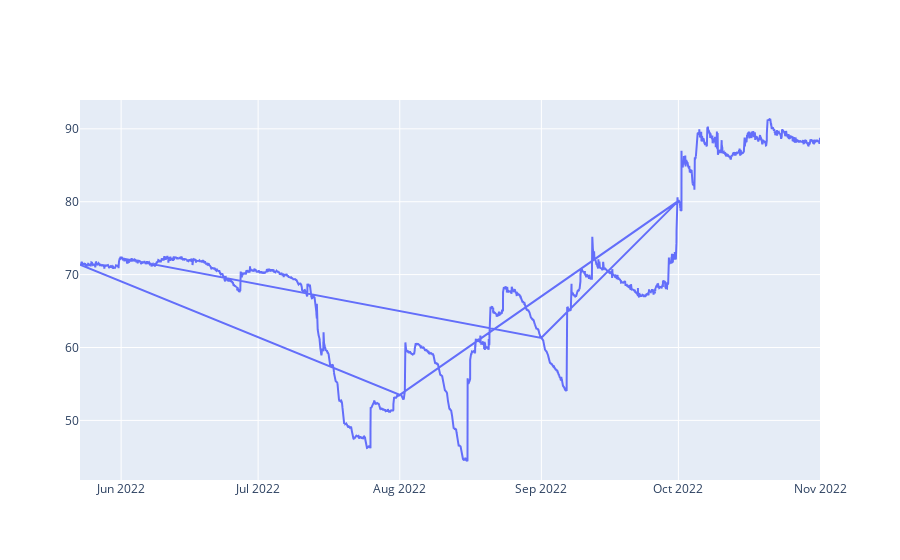

Notebook source saved alongside this figure:
### Code cell
import plotly.graph_objects as go
fig1 = go.Figure(go.Scatter(x=df.index, y=df["segment1(10-30cm)"]))

fig1.show()

### Figure 1 — Plotly figure (JSON) as saved in the notebook; plotly's stock layout.template omitted (floating-point values rounded to 4 significant figures; data arrays with more than 128 entries replaced by an {"elided": "..."} marker saying what was removed)
{"data": [{"type": "scatter", "x": {"elided": "23267 str values"}, "y": {"elided": "23267 float values"}}], "layout": {}}
